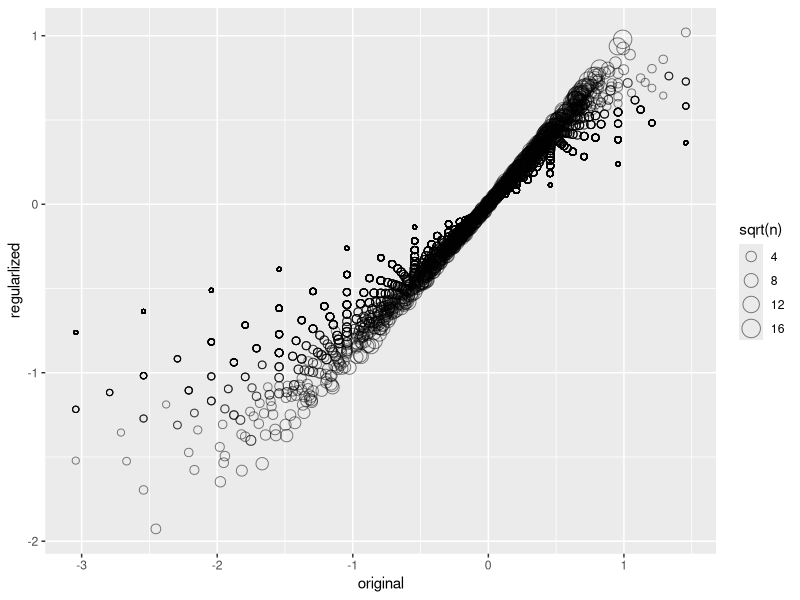
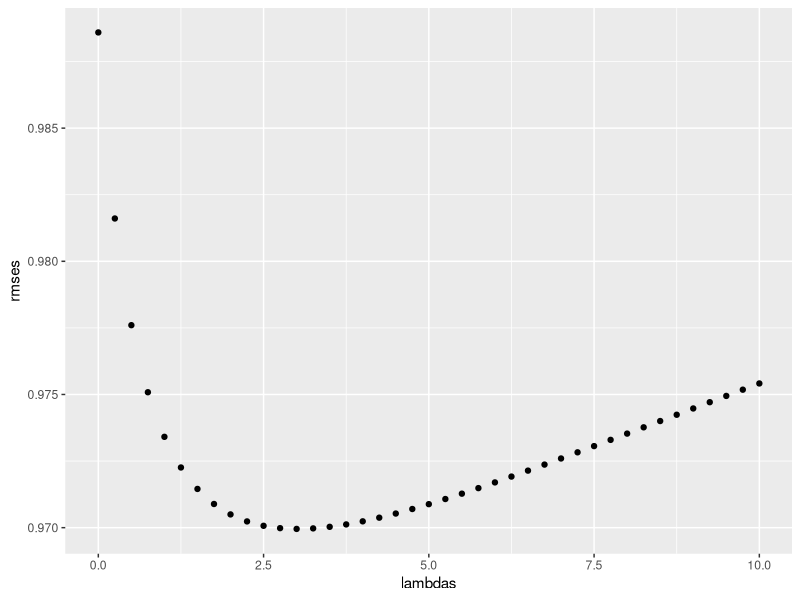
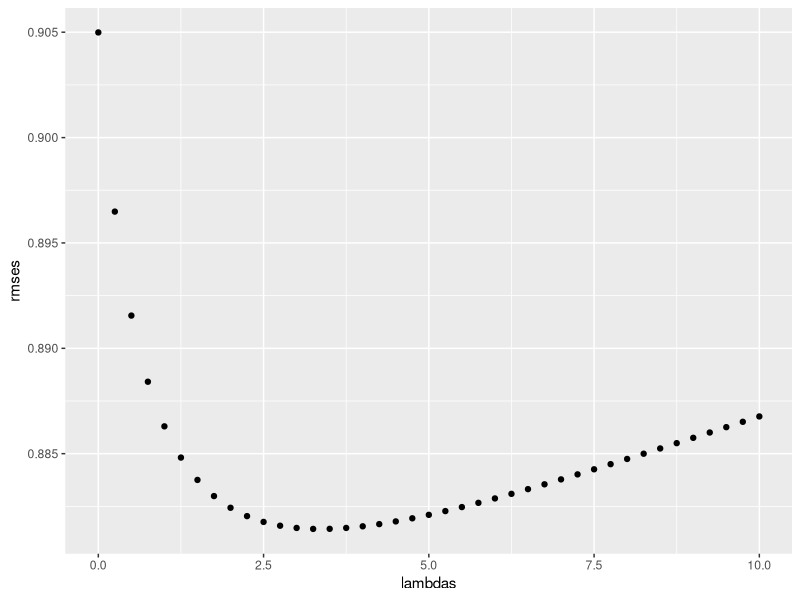
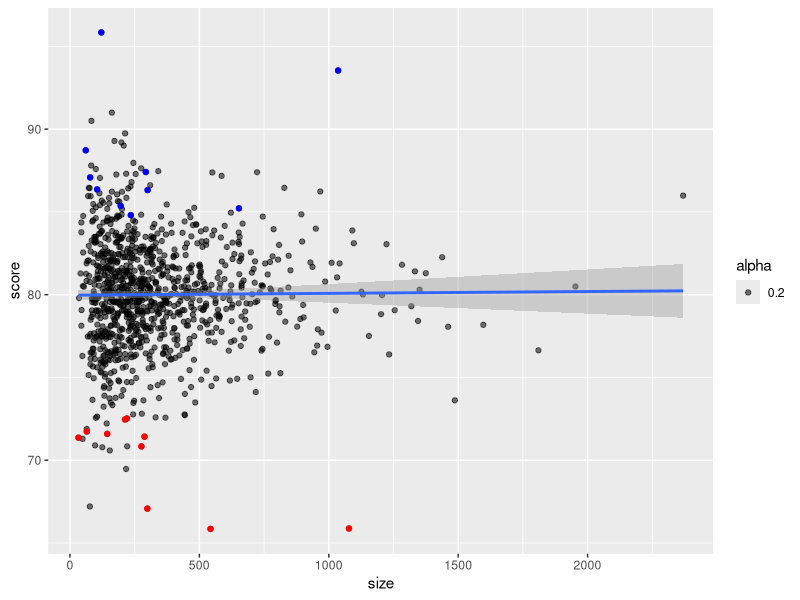
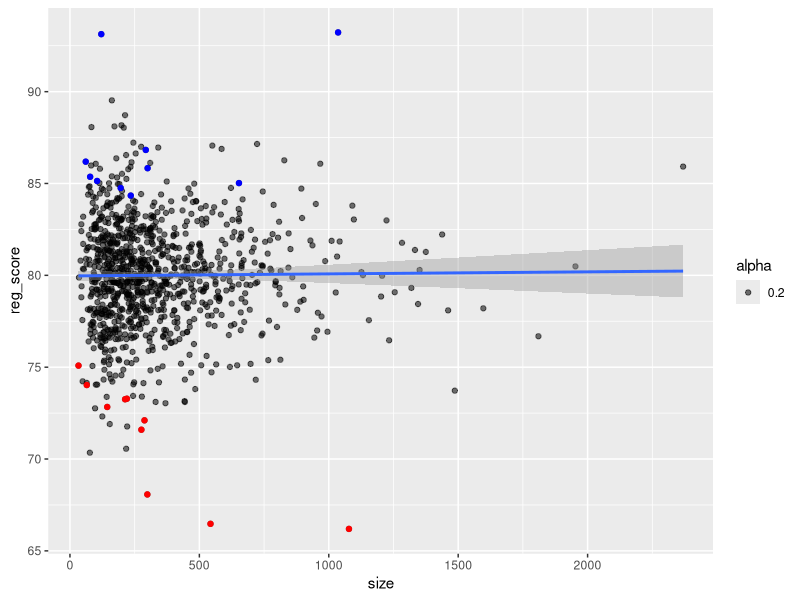
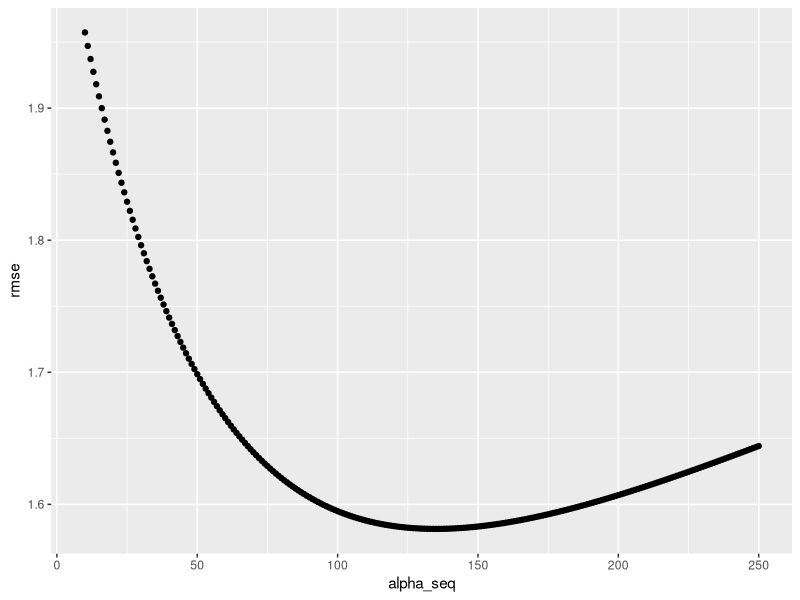

The R script that drew these images, in order: (Note: this script raises an error after producing the figures.)
#---------------------------------------------------------
#Regularization

library(dslabs)
library(tidyverse)
library(caret)
library(stringr)
data("movielens")
set.seed(755)
test_index <- createDataPartition(y = movielens$rating, times = 1,
                                  p = 0.2, list = FALSE)
train_set <- movielens[-test_index,]
test_set <- movielens[test_index,]
test_set <- test_set %>% 
  semi_join(train_set, by = "movieId") %>%
  semi_join(train_set, by = "userId")
RMSE <- function(true_ratings, predicted_ratings){
  sqrt(mean((true_ratings - predicted_ratings)^2))
}
mu_hat <- mean(train_set$rating)
naive_rmse <- RMSE(test_set$rating, mu_hat)
rmse_results <- data_frame(method = "Just the average", RMSE = naive_rmse)
mu <- mean(train_set$rating) 
movie_avgs <- train_set %>% 
  group_by(movieId) %>% 
  summarize(b_i = mean(rating - mu))
predicted_ratings <- mu + test_set %>% 
  left_join(movie_avgs, by='movieId') %>%
  .$b_i
model_1_rmse <- RMSE(predicted_ratings, test_set$rating)
rmse_results <- bind_rows(rmse_results,
                          data_frame(method="Movie Effect Model",
                                     RMSE = model_1_rmse ))
user_avgs <- test_set %>% 
  left_join(movie_avgs, by='movieId') %>%
  group_by(userId) %>%
  summarize(b_u = mean(rating - mu - b_i))
predicted_ratings <- test_set %>% 
  left_join(movie_avgs, by='movieId') %>%
  left_join(user_avgs, by='userId') %>%
  mutate(pred = mu + b_i + b_u) %>%
  .$pred
model_2_rmse <- RMSE(predicted_ratings, test_set$rating)
rmse_results <- bind_rows(rmse_results,
                          data_frame(method="Movie + User Effects Model",  
                                     RMSE = model_2_rmse ))

test_set %>% 
  left_join(movie_avgs, by='movieId') %>%
  mutate(residual = rating - (mu + b_i)) %>%
  arrange(desc(abs(residual))) %>% 
  select(title,  residual) %>% slice(1:10) %>% knitr::kable()

movie_titles <- movielens %>% 
  select(movieId, title) %>%
  distinct()
movie_avgs %>% left_join(movie_titles, by="movieId") %>%
  arrange(desc(b_i)) %>% 
  select(title, b_i) %>% 
  slice(1:10) %>%  
  knitr::kable()

movie_avgs %>% left_join(movie_titles, by="movieId") %>%
  arrange(b_i) %>% 
  select(title, b_i) %>% 
  slice(1:10) %>%  
  knitr::kable()

train_set %>% dplyr::count(movieId) %>% 
  left_join(movie_avgs) %>%
  left_join(movie_titles, by="movieId") %>%
  arrange(desc(b_i)) %>% 
  select(title, b_i, n) %>% 
  slice(1:10) %>% 
  knitr::kable()

train_set %>% dplyr::count(movieId) %>% 
  left_join(movie_avgs) %>%
  left_join(movie_titles, by="movieId") %>%
  arrange(b_i) %>% 
  select(title, b_i, n) %>% 
  slice(1:10) %>% 
  knitr::kable()

lambda <- 3
mu <- mean(train_set$rating)
movie_reg_avgs <- train_set %>% 
  group_by(movieId) %>% 
  summarize(b_i = sum(rating - mu)/(n()+lambda), n_i = n()) 

data_frame(original = movie_avgs$b_i, 
           regularlized = movie_reg_avgs$b_i, 
           n = movie_reg_avgs$n_i) %>%
  ggplot(aes(original, regularlized, size=sqrt(n))) + 
  geom_point(shape=1, alpha=0.5)

train_set %>%
  dplyr::count(movieId) %>% 
  left_join(movie_reg_avgs) %>%
  left_join(movie_titles, by="movieId") %>%
  arrange(desc(b_i)) %>% 
  select(title, b_i, n) %>% 
  slice(1:10) %>% 
  knitr::kable()

train_set %>%
  dplyr::count(movieId) %>% 
  left_join(movie_reg_avgs) %>%
  left_join(movie_titles, by="movieId") %>%
  arrange(b_i) %>% 
  select(title, b_i, n) %>% 
  slice(1:10) %>% 
  knitr::kable()

predicted_ratings <- test_set %>% 
  left_join(movie_reg_avgs, by='movieId') %>%
  mutate(pred = mu + b_i) %>%
  .$pred

model_3_rmse <- RMSE(predicted_ratings, test_set$rating)
rmse_results <- bind_rows(rmse_results,
                          data_frame(method="Regularized Movie Effect Model",  
                                     RMSE = model_3_rmse ))
rmse_results %>% knitr::kable()

lambdas <- seq(0, 10, 0.25)
mu <- mean(train_set$rating)
just_the_sum <- train_set %>% 
  group_by(movieId) %>% 
  summarize(s = sum(rating - mu), n_i = n())
rmses <- sapply(lambdas, function(l){
  predicted_ratings <- test_set %>% 
    left_join(just_the_sum, by='movieId') %>% 
    mutate(b_i = s/(n_i+l)) %>%
    mutate(pred = mu + b_i) %>%
    .$pred
  return(RMSE(predicted_ratings, test_set$rating))
})
qplot(lambdas, rmses)  
lambdas[which.min(rmses)]

lambdas <- seq(0, 10, 0.25)
rmses <- sapply(lambdas, function(l){
  mu <- mean(train_set$rating)
  b_i <- train_set %>%
    group_by(movieId) %>%
    summarize(b_i = sum(rating - mu)/(n()+l))
  b_u <- train_set %>% 
    left_join(b_i, by="movieId") %>%
    group_by(userId) %>%
    summarize(b_u = sum(rating - b_i - mu)/(n()+l))
  predicted_ratings <- 
    test_set %>% 
    left_join(b_i, by = "movieId") %>%
    left_join(b_u, by = "userId") %>%
    mutate(pred = mu + b_i + b_u) %>%
    .$pred
  return(RMSE(predicted_ratings, test_set$rating))
})

qplot(lambdas, rmses)  

lambda <- lambdas[which.min(rmses)]
lambda

rmse_results <- bind_rows(rmse_results,
                          data_frame(method="Regularized Movie + User Effect Model",  
                                     RMSE = min(rmses)))
rmse_results %>% knitr::kable()


#--------------------------------------------------------
#Comprehension Check: Regularization

options(digits=3)

#The exercises in Q1-Q8 work with a simulated dataset for 1000 schools.
#This pre-exercise setup walks you through the code needed to simulate
#the dataset.

#An education expert is advocating for smaller schools. The expert bases
#this recommendation on the fact that among the best performing schools,
#many are small schools. Let's simulate a dataset for 1000 schools.
#First, let's simulate the number of students in each school, using the
#following code:

set.seed(1986, sample.kind="Rounding")
n <- round(2^rnorm(1000, 8, 1))

#Now let's assign a true quality for each school that is completely
#independent from size. This is the parameter we want to estimate in
#our analysis. The true quality can be assigned using the following code:

set.seed(1, sample.kind="Rounding")

mu <- round(80 + 2*rt(1000, 5))
range(mu)
schools <- data.frame(id = paste("PS",1:1000),
                      size = n,
                      quality = mu,
                      rank = rank(-mu))

#We can see the top 10 schools using this code: 

schools %>% top_n(10, quality) %>% arrange(desc(quality))

#Now let's have the students in the school take a test.
#There is random variability in test taking, so we will
#simulate the test scores as normally distributed with
#the average determined by the school quality with a
#standard deviation of 30 percentage points. This code
#will simulate the test scores:

set.seed(1, sample.kind="Rounding")

mu <- round(80 + 2*rt(1000, 5))

scores <- sapply(1:nrow(schools), function(i){
  scores <- rnorm(schools$size[i], schools$quality[i], 30)
  scores
})
schools <- schools %>% mutate(score = sapply(scores, mean))

#Q1:

#What are the top schools based on the average score? Show just the ID,
#size, and the average score.

options(digits = 3)

ordered_schools_scores <- schools %>%
  arrange(desc(score)) %>% 
  select(id, size, score)
top_10_schools <- ordered_schools_scores %>% slice(1:10)
top_10_schools

#Report the ID of the top school and average score of the 10th school.

#What is the ID of the top school?
#Note that the school IDs are given in the form "PS x" - where x is a number.
#Report the number only.
str_extract(ordered_schools_scores$id[1], "\\d+")

#What is the average score of the 10th school?
ordered_schools_scores$score[10]

#Q2:

#Compare the median school size to the median school size of the top 10 schools based on the score.

options(digits = 4)

#What is the median school size overall?

median(ordered_schools_scores$size)

#What is the median school size of the of the top 10 schools based on the score?

median(top_10_schools$size)

#Q3:

#According to this analysis, it appears that small schools produce better test 
#scores than large schools. Four out of the top 10 schools have 100 or fewer 
#students. But how can this be? We constructed the simulation so that quality 
#and size were independent. Repeat the exercise for the worst 10 schools.

bottom_10_schools <- ordered_schools_scores %>% arrange(score) %>% slice(1:10)
bottom_10_schools

#What is the median school size of the bottom 10 schools based on the score?

median(bottom_10_schools$size)

#Q4:

#From this analysis, we see that the worst schools are also small. 
#Plot the average score versus school size to see what's going on. 
#Highlight the top 10 schools based on the true quality.

school_stats <- ordered_schools_scores %>%
  group_by(size) %>%
  summarize(avg = mean(score),
            se=sd(score),
            cnt=n())
school_stats

true_top_10 <- schools %>%
  arrange(desc(quality)) %>% 
  select(id, size, quality, score) %>%
  slice(1:10)
true_top_10

true_bottom_10 <- schools %>%
  arrange(quality) %>% 
  select(id, size, quality, score) %>%
  slice(1:10)
true_bottom_10

ggplot() + 
  geom_point(data = ordered_schools_scores, aes(size, score, alpha=0.2)) + 
  geom_smooth(data = ordered_schools_scores, aes(size, score), method="lm") +
  geom_point(data = true_top_10, aes(size, score), color="blue") +
  geom_point(data = true_bottom_10, aes(size, score), color="red")

#What do you observe?
  
#The standard error of the score has larger variability when the school is smaller,
#which is why both the best and the worst schools are more likely to be small. 

#Q5:

#Let's use regularization to pick the best schools. Remember regularization shrinks
#deviations from the average towards 0. To apply regularization here, we first need
#to define the overall average for all schools, using the following code:

overall_score_mean <- mean(sapply(scores, mean))
overall_score_mean

#Then, we need to define, for each school, how it deviates from that average.

#Write code that estimates the score above the average for each school but dividing
#by 𝑛+𝛼 instead of 𝑛, with 𝑛 the school size and 𝛼 a regularization parameter. Try 𝛼=25.

alpha <- 25

reg_score <- function(school_scores) {
  b_i <- sum(school_scores - overall_score_mean)/(length(school_scores) + alpha)
  overall_score_mean + b_i
}

schools <- schools %>% mutate(reg_score = sapply(scores, reg_score))

top_10_reg <- schools %>%
  arrange(desc(reg_score)) %>% 
  select(id, size, quality, score, reg_score) %>%
  slice(1:10)
top_10_reg

#What is the ID of the top school with regularization?
#Note that the school IDs are given in the form "PS x" - where x is a number.
#Report the number only.
str_extract(top_10_reg$id[1], "\\d+")

#What is the regularized score of the 10th school?
top_10_reg$reg_score[10]


true_top_10 <- schools %>%
  arrange(desc(quality)) %>% 
  select(id, size, quality, reg_score) %>%
  slice(1:10)
true_top_10

true_bottom_10 <- schools %>%
  arrange(quality) %>% 
  select(id, size, quality, reg_score) %>%
  slice(1:10)
true_bottom_10

ggplot() + 
  geom_point(data = schools, aes(size, reg_score, alpha=0.2)) + 
  geom_smooth(data = schools, aes(size, reg_score), method="lm") +
  geom_point(data = true_top_10, aes(size, reg_score), color="blue") +
  geom_point(data = true_bottom_10, aes(size, reg_score), color="red")

#Q6:

#Notice that this improves things a bit. The number of small schools that
#are not highly ranked is now lower. Is there a better 𝛼? Using value of 
# 𝛼 from 10 to 250, find the 𝛼 that minimizes the RMSE.

alpha_seq <- 10:250

schools <- schools %>% select(-reg_score)

delta_values_score <- function(school_scores) {
  d_i = sum(school_scores - overall_score_mean)
  n_i <- length(school_scores)
  data.frame(d_i=d_i, n_i=n_i)
}

dat <- lapply(scores, delta_values_score)
schools <- bind_cols(schools, bind_rows(dat))

compute_rmse <-function(alpha) {
  predicted_ratings <- schools %>% 
    mutate(b_i = d_i/(n_i + alpha)) %>%
    mutate(pred = overall_score_mean + b_i) %>%
    pull(pred)
  RMSE(schools$quality, predicted_ratings)
}

dat <- data.frame(alpha_seq = alpha_seq, rmse = sapply(alpha_seq, compute_rmse))

dat %>%
  ggplot(aes(alpha_seq, rmse)) + 
  geom_point()

#What value of 𝛼 gives the minimum RMSE?
alpha_seq[which.min(dat$rmse)]

#Q7

#Rank the schools based on the average obtained with the best 𝛼.
#Note that no small school is incorrectly included.

alpha <- alpha_seq[which.min(dat$rmse)]
alpha

comp_reg_score <- function(school_scores) {
  b_i <- sum(school_scores - overall_score_mean)/(length(school_scores) + alpha)
  overall_score_mean + b_i
}

schools <- schools %>% mutate(reg_score = sapply(scores, comp_reg_score))

top_10_reg <- schools %>%
  arrange(desc(reg_score)) %>% 
  select(id, size, quality, score, reg_score) %>%
  slice(1:10)
top_10_reg

#What is the ID of the top school now?
str_extract(top_10_reg$id[1], "\\d+")

#What is the regularized average score of the 10th school now?
top_10_reg$reg_score[10]

#Q8:

#A common mistake made when using regularization is shrinking values
#towards 0 that are not centered around 0. For example, if we don't
#subtract the overall average before shrinking, we actually obtain a
#very similar result. Confirm this by re-running the code from the
#exercise in Q6 but without removing the overall mean.

alpha_seq <- 10:250

#By setting the mean to zero we assume that the values are centered arround zero
overall_score_mean <- 0

schools <- schools %>% select(-d_i, -n_i)
schools <- schools %>% select(-d_i1, -n_i1)
schools <- schools %>% select(-d_i2, -n_i2)
schools

delta_values_score <- function(school_scores) {
  d_i = sum(school_scores-overall_score_mean)
  n_i <- length(school_scores)
  data.frame(d_i=d_i, n_i=n_i)
}

dat <- lapply(scores, delta_values_score)
schools <- bind_cols(schools, bind_rows(dat))

compute_rmse <-function(alpha) {
  predicted_ratings <- schools %>% 
    mutate(b_i = d_i/(n_i + alpha)) %>%
    mutate(pred = overall_score_mean + b_i) %>%
    pull(pred)
  RMSE(schools$quality, predicted_ratings)
}

dat <- data.frame(alpha_seq = alpha_seq, rmse = sapply(alpha_seq, compute_rmse))

dat %>%
  ggplot(aes(alpha_seq, rmse)) + 
  geom_point()

#What value of 𝛼 gives the minimum RMSE her?
alpha_seq[which.min(dat$rmse)]
